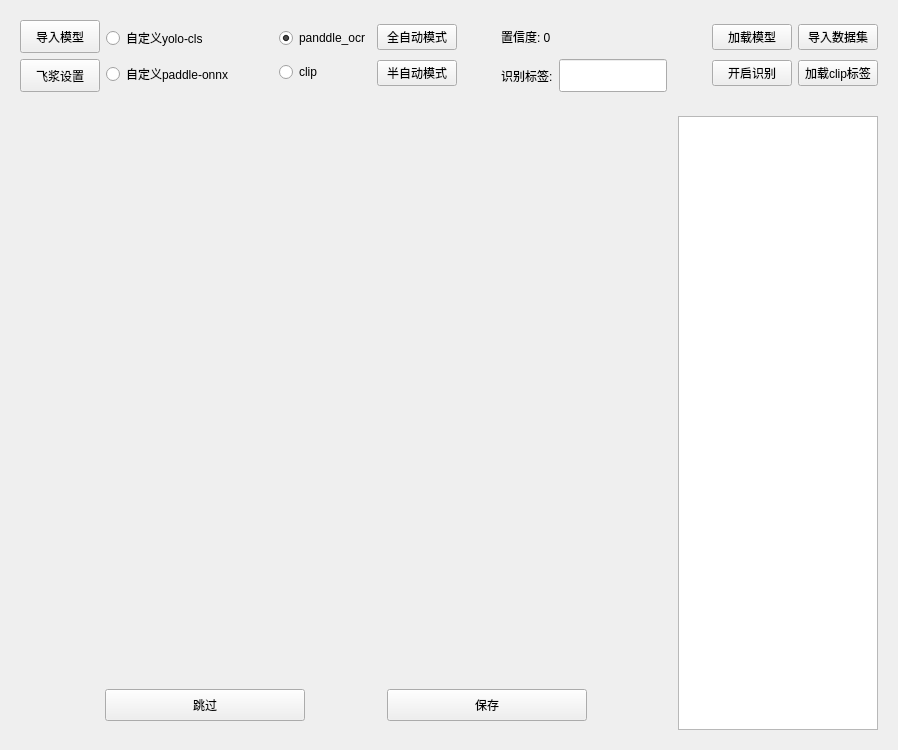
<?xml version="1.0" encoding="UTF-8"?>
<ui version="4.0">
 <class>Form</class>
 <widget class="QWidget" name="Form">
  <property name="geometry">
   <rect>
    <x>0</x>
    <y>0</y>
    <width>898</width>
    <height>750</height>
   </rect>
  </property>
  <property name="windowTitle">
   <string>Form</string>
  </property>
  <layout class="QVBoxLayout" name="verticalLayout">
   <item>
    <widget class="SimpleCardWidget" name="SimpleCardWidget_2">
     <property name="minimumSize">
      <size>
       <width>780</width>
       <height>90</height>
      </size>
     </property>
     <property name="maximumSize">
      <size>
       <width>16777215</width>
       <height>100</height>
      </size>
     </property>
     <layout class="QHBoxLayout" name="horizontalLayout_8">
      <item>
       <layout class="QHBoxLayout" name="horizontalLayout_5">
        <item>
         <layout class="QVBoxLayout" name="verticalLayout_8">
          <item>
           <widget class="PrimaryPushButton" name="import_model_btn">
            <property name="sizePolicy">
             <sizepolicy hsizetype="Preferred" vsizetype="Preferred">
              <horstretch>0</horstretch>
              <verstretch>0</verstretch>
             </sizepolicy>
            </property>
            <property name="maximumSize">
             <size>
              <width>200</width>
              <height>16777215</height>
             </size>
            </property>
            <property name="text">
             <string>导入模型</string>
            </property>
           </widget>
          </item>
          <item>
           <widget class="PrimaryPushButton" name="set_word_label_btn">
            <property name="sizePolicy">
             <sizepolicy hsizetype="Preferred" vsizetype="Preferred">
              <horstretch>0</horstretch>
              <verstretch>0</verstretch>
             </sizepolicy>
            </property>
            <property name="maximumSize">
             <size>
              <width>200</width>
              <height>16777215</height>
             </size>
            </property>
            <property name="text">
             <string>飞浆设置</string>
            </property>
           </widget>
          </item>
         </layout>
        </item>
        <item>
         <layout class="QVBoxLayout" name="verticalLayout_7">
          <item>
           <widget class="RadioButton" name="yolo_cls_radio_btn">
            <property name="text">
             <string>自定义yolo-cls</string>
            </property>
           </widget>
          </item>
          <item>
           <widget class="RadioButton" name="panddle_onnx_radio_btn">
            <property name="text">
             <string>自定义paddle-onnx</string>
            </property>
           </widget>
          </item>
         </layout>
        </item>
       </layout>
      </item>
      <item>
       <widget class="VerticalSeparator" name="VerticalSeparator"/>
      </item>
      <item>
       <layout class="QHBoxLayout" name="horizontalLayout_7">
        <item>
         <layout class="QVBoxLayout" name="verticalLayout_6">
          <item>
           <widget class="RadioButton" name="panddle_radio_btn">
            <property name="text">
             <string>panddle_ocr</string>
            </property>
            <property name="checked">
             <bool>true</bool>
            </property>
           </widget>
          </item>
          <item>
           <widget class="RadioButton" name="clip_radio_btn">
            <property name="text">
             <string>clip</string>
            </property>
            <property name="checked">
             <bool>false</bool>
            </property>
           </widget>
          </item>
         </layout>
        </item>
        <item>
         <layout class="QVBoxLayout" name="verticalLayout_5">
          <item>
           <widget class="ToggleButton" name="auto_tbtn">
            <property name="text">
             <string>全自动模式</string>
            </property>
           </widget>
          </item>
          <item>
           <widget class="ToggleButton" name="half_auto_tbtn">
            <property name="text">
             <string>半自动模式</string>
            </property>
            <property name="checked">
             <bool>true</bool>
            </property>
           </widget>
          </item>
         </layout>
        </item>
       </layout>
      </item>
      <item>
       <widget class="VerticalSeparator" name="VerticalSeparator_3"/>
      </item>
      <item>
       <layout class="QVBoxLayout" name="verticalLayout_4">
        <item>
         <widget class="BodyLabel" name="Confidence_label">
          <property name="text">
           <string>置信度: 0</string>
          </property>
         </widget>
        </item>
        <item>
         <layout class="QHBoxLayout" name="horizontalLayout_6">
          <item>
           <widget class="BodyLabel" name="Identification_label">
            <property name="text">
             <string>识别标签:</string>
            </property>
           </widget>
          </item>
          <item>
           <widget class="LineEdit" name="text_label_edit">
            <property name="sizePolicy">
             <sizepolicy hsizetype="Preferred" vsizetype="Preferred">
              <horstretch>0</horstretch>
              <verstretch>0</verstretch>
             </sizepolicy>
            </property>
           </widget>
          </item>
         </layout>
        </item>
       </layout>
      </item>
      <item>
       <widget class="VerticalSeparator" name="VerticalSeparator_4"/>
      </item>
      <item>
       <layout class="QHBoxLayout" name="horizontalLayout_4">
        <item>
         <layout class="QVBoxLayout" name="verticalLayout_9">
          <item>
           <widget class="PrimaryPushButton" name="load_model_btn">
            <property name="text">
             <string>加载模型</string>
            </property>
           </widget>
          </item>
          <item>
           <widget class="ToggleButton" name="start_predict_btn">
            <property name="text">
             <string>开启识别</string>
            </property>
           </widget>
          </item>
         </layout>
        </item>
        <item>
         <layout class="QVBoxLayout" name="verticalLayout_3">
          <item>
           <widget class="PrimaryPushButton" name="impor_dataset_btn">
            <property name="text">
             <string>导入数据集</string>
            </property>
           </widget>
          </item>
          <item>
           <widget class="PrimaryPushButton" name="load_clip_labels_btn">
            <property name="maximumSize">
             <size>
              <width>96</width>
              <height>16777215</height>
             </size>
            </property>
            <property name="text">
             <string>加载clip标签</string>
            </property>
           </widget>
          </item>
         </layout>
        </item>
       </layout>
      </item>
     </layout>
    </widget>
   </item>
   <item>
    <widget class="SimpleCardWidget" name="SimpleCardWidget">
     <property name="minimumSize">
      <size>
       <width>100</width>
       <height>300</height>
      </size>
     </property>
     <layout class="QHBoxLayout" name="horizontalLayout_3">
      <item>
       <layout class="QHBoxLayout" name="horizontalLayout_2">
        <item>
         <layout class="QVBoxLayout" name="verticalLayout_2">
          <item>
           <widget class="CardWidget" name="CardWidget_2">
            <property name="minimumSize">
             <size>
              <width>200</width>
              <height>0</height>
             </size>
            </property>
            <layout class="QHBoxLayout" name="horizontalLayout">
             <property name="spacing">
              <number>5</number>
             </property>
             <property name="leftMargin">
              <number>5</number>
             </property>
             <item>
              <widget class="PixmapLabel" name="PixmapLabel"/>
             </item>
            </layout>
           </widget>
          </item>
          <item>
           <widget class="CardWidget" name="CardWidget">
            <property name="sizePolicy">
             <sizepolicy hsizetype="Preferred" vsizetype="Preferred">
              <horstretch>0</horstretch>
              <verstretch>0</verstretch>
             </sizepolicy>
            </property>
            <property name="minimumSize">
             <size>
              <width>100</width>
              <height>50</height>
             </size>
            </property>
            <property name="maximumSize">
             <size>
              <width>10000</width>
              <height>50</height>
             </size>
            </property>
            <layout class="QHBoxLayout" name="horizontalLayout_10">
             <item>
              <widget class="PrimaryPushButton" name="skip_btn">
               <property name="maximumSize">
                <size>
                 <width>200</width>
                 <height>50</height>
                </size>
               </property>
               <property name="text">
                <string>跳过</string>
               </property>
              </widget>
             </item>
             <item>
              <widget class="PrimaryPushButton" name="save_btn">
               <property name="maximumSize">
                <size>
                 <width>200</width>
                 <height>50</height>
                </size>
               </property>
               <property name="text">
                <string>保存</string>
               </property>
              </widget>
             </item>
            </layout>
           </widget>
          </item>
         </layout>
        </item>
        <item>
         <widget class="ListWidget" name="image_path_list">
          <property name="maximumSize">
           <size>
            <width>200</width>
            <height>16777215</height>
           </size>
          </property>
         </widget>
        </item>
       </layout>
      </item>
     </layout>
    </widget>
   </item>
  </layout>
 </widget>
 <customwidgets>
  <customwidget>
   <class>PushButton</class>
   <extends>QPushButton</extends>
   <header>qfluentwidgets</header>
  </customwidget>
  <customwidget>
   <class>PrimaryPushButton</class>
   <extends>PushButton</extends>
   <header>qfluentwidgets</header>
  </customwidget>
  <customwidget>
   <class>RadioButton</class>
   <extends>QRadioButton</extends>
   <header>qfluentwidgets</header>
  </customwidget>
  <customwidget>
   <class>ToggleButton</class>
   <extends>PushButton</extends>
   <header>qfluentwidgets</header>
  </customwidget>
  <customwidget>
   <class>PixmapLabel</class>
   <extends>QLabel</extends>
   <header>qfluentwidgets</header>
  </customwidget>
  <customwidget>
   <class>VerticalSeparator</class>
   <extends>QWidget</extends>
   <header>qfluentwidgets</header>
  </customwidget>
  <customwidget>
   <class>CardWidget</class>
   <extends>QFrame</extends>
   <header>qfluentwidgets</header>
   <container>1</container>
  </customwidget>
  <customwidget>
   <class>SimpleCardWidget</class>
   <extends>CardWidget</extends>
   <header>qfluentwidgets</header>
   <container>1</container>
  </customwidget>
  <customwidget>
   <class>BodyLabel</class>
   <extends>QLabel</extends>
   <header>qfluentwidgets</header>
  </customwidget>
  <customwidget>
   <class>LineEdit</class>
   <extends>QLineEdit</extends>
   <header>qfluentwidgets</header>
  </customwidget>
  <customwidget>
   <class>ListWidget</class>
   <extends>QListWidget</extends>
   <header>qfluentwidgets</header>
  </customwidget>
 </customwidgets>
 <resources/>
 <connections/>
</ui>
